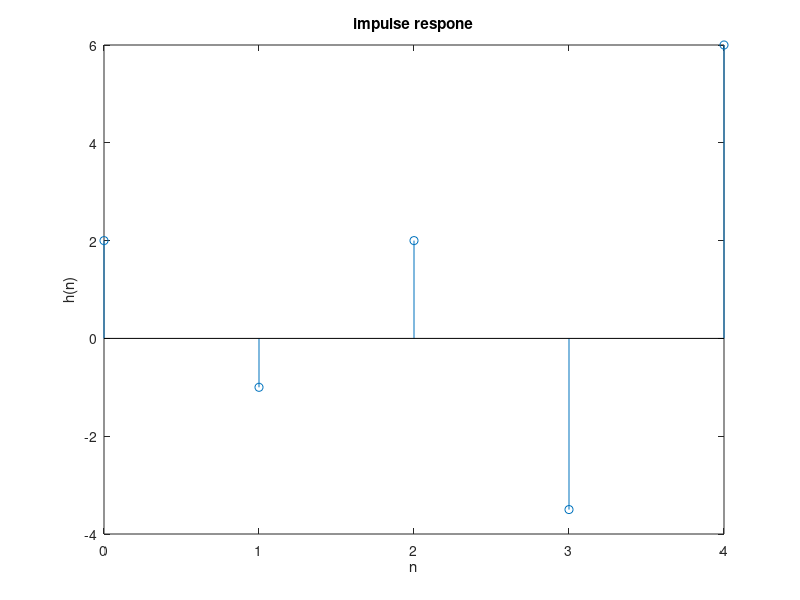

Reproduce this figure in MATLAB.
clc;
close all;
N=input('Length of impulse response required=');
b=[2,3,1];
a=[1,2,0.5];
h=impz(b,a,N);

n=0:N-1;
stem(n,h);
title('impulse respone');
xlabel('n');
ylabel('h(n)');